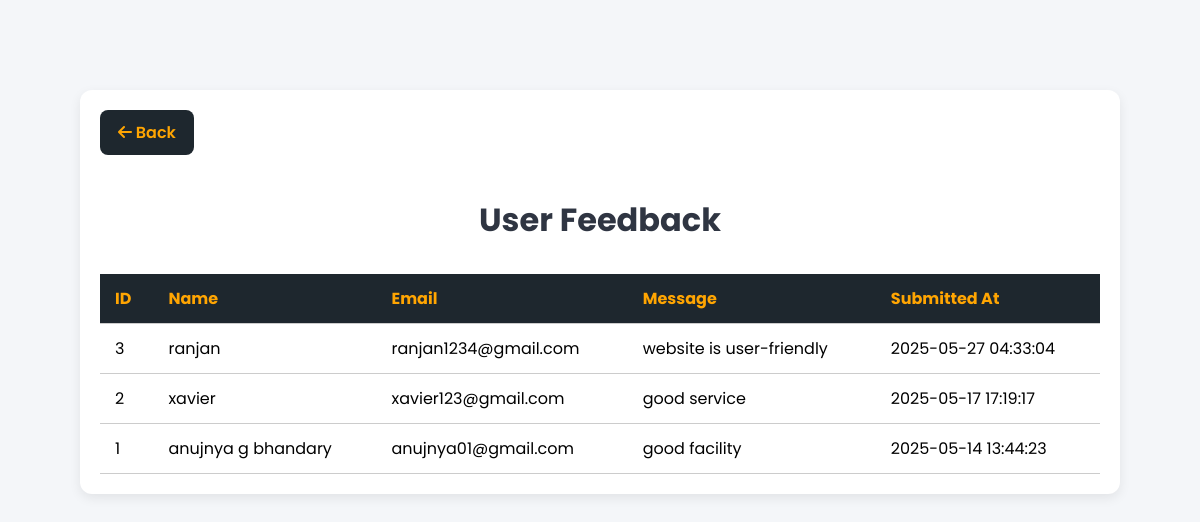
Page /admin_feedback.php on the committed database.
### tables this page shows
CREATE TABLE IF NOT EXISTS `feedback` (
  `id` int(11) NOT NULL AUTO_INCREMENT,
  `name` varchar(100) DEFAULT NULL,
  `email` varchar(100) DEFAULT NULL,
  `rating` int(11) DEFAULT NULL,
  `message` text,
  `submitted_at` timestamp NULL DEFAULT CURRENT_TIMESTAMP,
  PRIMARY KEY (`id`)
);

### admin_feedback.php (the view, shortened to what this page needs)
<?php
$host = "localhost";
$user = "root";
$pass = "";
$dbname = "register_db";
$conn = new mysqli($host, $user, $pass, $dbname);
$query = "SELECT * FROM feedback ORDER BY submitted_at DESC";
$result = $conn->query($query);
?>
<!DOCTYPE html>
<html lang="en">
<head>
    <link href="https://cdnjs.cloudflare.com/ajax/libs/font-awesome/6.4.0/css/all.min.css" rel="stylesheet">
</head>
<body>
<div class="container">
    <a class="back-btn" href="admin_dashboard.php"><i class="fas fa-arrow-left"></i> Back </a>
    <h1>User Feedback</h1>
    <?php if ($result && $result->num_rows > 0): ?>
    <table>
        <thead>
            <tr>
                <th>ID</th>
                <th>Name</th>
                <th>Email</th>
                <th>Message</th>
                <th>Submitted At</th>
            </tr>
        </thead>
        <tbody>
            <?php while($row = $result->fetch_assoc()): ?>
            <tr>
                <td data-label="ID"><?= htmlspecialchars($row['id']) ?></td>
                <td data-label="Name"><?= htmlspecialchars($row['name']) ?></td>
                <td data-label="Email"><?= htmlspecialchars($row['email']) ?></td>
                <td data-label="Message"><?= nl2br(htmlspecialchars($row['message'])) ?></td>
                <td data-label="Submitted At"><?= $row['submitted_at'] ?></td>
            </tr>
            <?php endwhile; ?>
        </tbody>
    </table>
    <?php else: ?>
        <p style="text-align:center; color: #888;">No feedback found.</p>
    <?php endif; ?>
</div>
</body>
</html>

### admin_feedback.php (style rules this page uses)
body { font-family: 'Poppins', sans-serif; background-color: #f4f6f9; margin: 0; padding: 0; }
.container { max-width: 1000px; margin: 90px auto 40px; padding: 20px; background-color: #fff; border-radius: 12px; box-shadow: 0 4px 12px rgba(0,0,0,0.08); }
h1 { text-align: center; color: #2f3542; margin-bottom: 30px; }
.back-btn { display: inline-block; margin-bottom: 20px; padding: 10px 18px; background-color: #1e272e; color: #ffa502; text-decoration: none; border-radius: 8px; font-weight: 600; transition: background-color 0.3s; }
table { width: 100%; border-collapse: collapse; margin-top: 10px; }
th, td { padding: 12px 15px; border-bottom: 1px solid #ccc; text-align: left; }
th { background-color: #1e272e; color: #ffa502; }

### rows in the picture
feedback: id "3", name "ranjan", email "ranjan1234@gmail.com", message "website is user-friendly", submitted_at "2025-05-27 04:33:04"
feedback: id "2", name "xavier", email "xavier123@gmail.com", message "good service", submitted_at "2025-05-17 17:19:17"
feedback: id "1", name "anujnya g bhandary", email "anujnya01@gmail.com", message "good facility", submitted_at "2025-05-14 13:44:23"
